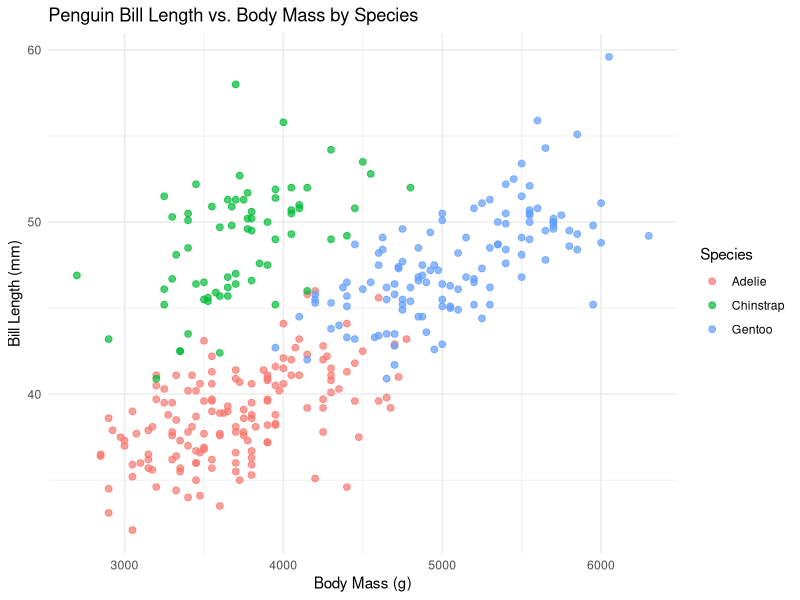

R code for this plot:
## ---- chunk 1
library(tidyverse)
library(palmerpenguins)

yo_mama <- ggplot(penguins, aes(x = body_mass_g, y = bill_length_mm, color = species)) +
  geom_point(alpha = 0.7, size = 2) +
  labs(
    title = "Penguin Bill Length vs. Body Mass by Species",
    x = "Body Mass (g)",
    y = "Bill Length (mm)",
    color = "Species"
  ) +
  theme_minimal()

yo_mama
